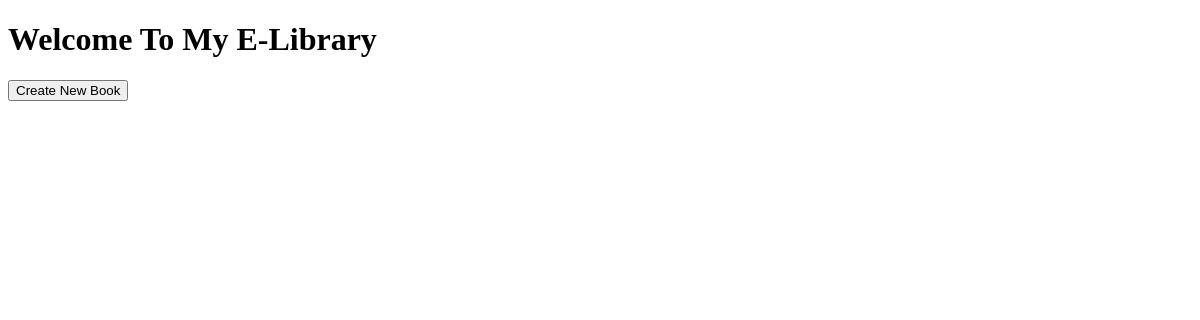
Before: / with the older database file.
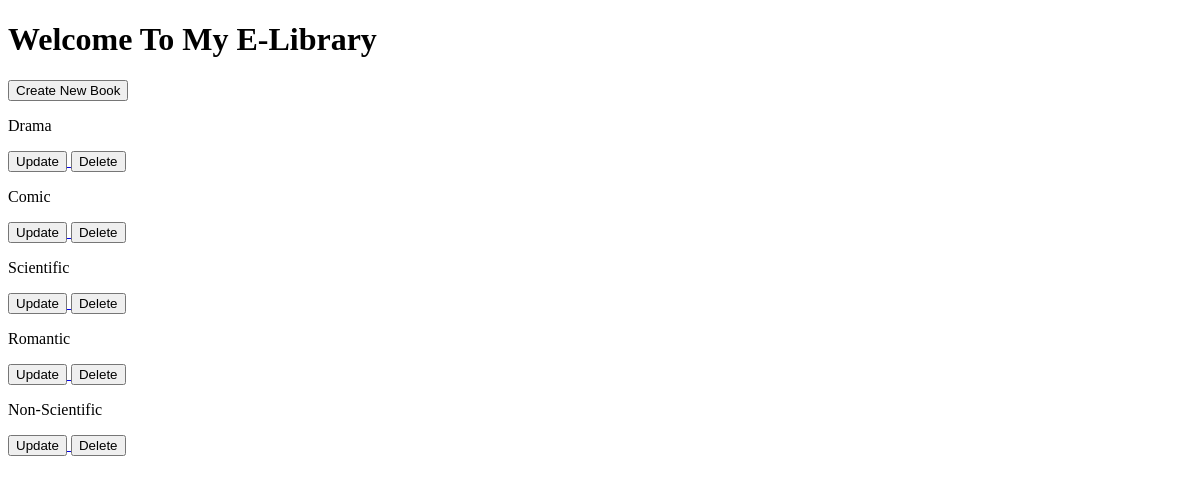
After: the same page with the newer database file.
### book_app/models.py (models this page shows, shortened)
class Book(models.Model):
    title = models.CharField(max_length=200)

### book_app/views.py (the view)
# urls.py: path("", views.book_list),
def book_list(request):
    books = Book.objects.all()
    return render(request,"book_list.html",{"books": books})

### templates/book_list.html (shortened to what this page needs)
<!DOCTYPE html>
<html lang="en">
  <head>
  </head>
  <body class="bg-gray-100 font-sans">
    <div class="max-w-4xl mx-auto p-6">
      <h1 class="text-4xl font-bold text-center text-red-600 mb-8">
        Welcome To My E-Library
      </h1>
      <div class="text-center mb-6">
        <a href="/add-book/">
          <button
            class="bg-blue-600 text-white py-2 px-6 rounded-lg shadow-lg hover:bg-blue-700 transition duration-300"
          >
            Create New Book
          </button>
        </a>
      </div>
      <div class="space-y-4">
        {% for book in books %}
        <div
          class="flex justify-between items-center bg-white p-4 rounded-lg shadow-md hover:shadow-lg transition duration-300"
        >
          <p class="text-lg font-medium text-gray-800">{{ book.title }}</p>
          <div class="space-x-4">
            <a href="/update/{{ book.title }}/">
              <button
                class="bg-lime-500 text-white py-1 px-3 rounded-lg hover:bg-yellow-600 transition duration-300"
              >
                Update
              </button>
            </a>
            <a href="/delete/{{ book.id }}/">
              <button
                class="bg-red-500 text-white py-1 px-3 rounded-lg hover:bg-red-600 transition duration-300"
              >
                Delete
              </button>
            </a>
          </div>
        </div>
        {% endfor %}
      </div>
    </div>
  </body>
</html>

Changed rows visible on the page:
added Book: title "Drama"
added Book: title "Comic"
added Book: title "Scientific"
added Book: title "Romantic"
added Book: title "Non-Scientific"
